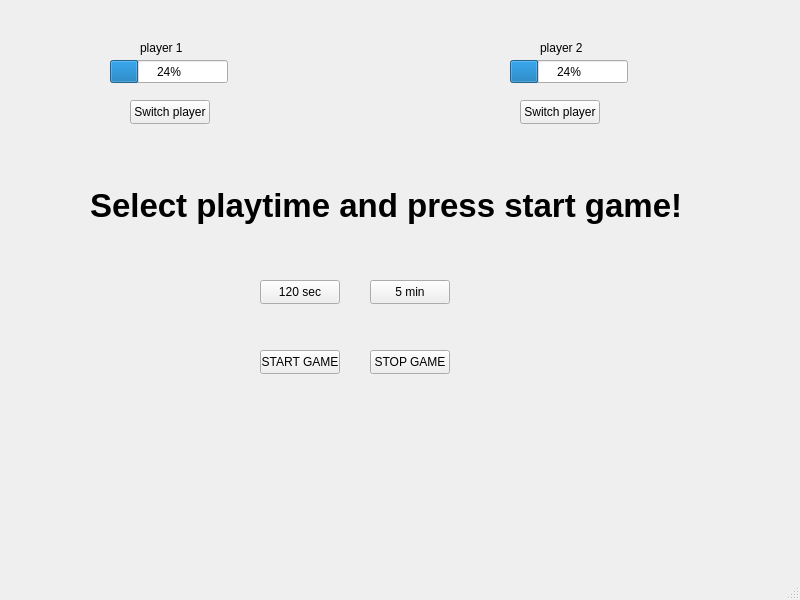
<?xml version="1.0" encoding="UTF-8"?>
<ui version="4.0">
 <class>MainWindow</class>
 <widget class="QMainWindow" name="MainWindow">
  <property name="geometry">
   <rect>
    <x>0</x>
    <y>0</y>
    <width>800</width>
    <height>600</height>
   </rect>
  </property>
  <property name="windowTitle">
   <string>MainWindow</string>
  </property>
  <widget class="QWidget" name="centralwidget">
   <widget class="QPushButton" name="fiveMin">
    <property name="geometry">
     <rect>
      <x>370</x>
      <y>280</y>
      <width>80</width>
      <height>24</height>
     </rect>
    </property>
    <property name="text">
     <string>5 min</string>
    </property>
   </widget>
   <widget class="QPushButton" name="twoMin">
    <property name="geometry">
     <rect>
      <x>260</x>
      <y>280</y>
      <width>80</width>
      <height>24</height>
     </rect>
    </property>
    <property name="text">
     <string>120 sec</string>
    </property>
   </widget>
   <widget class="QPushButton" name="player1Switch">
    <property name="geometry">
     <rect>
      <x>130</x>
      <y>100</y>
      <width>80</width>
      <height>24</height>
     </rect>
    </property>
    <property name="text">
     <string>Switch player</string>
    </property>
   </widget>
   <widget class="QPushButton" name="startGame">
    <property name="geometry">
     <rect>
      <x>260</x>
      <y>350</y>
      <width>80</width>
      <height>24</height>
     </rect>
    </property>
    <property name="text">
     <string>START GAME</string>
    </property>
   </widget>
   <widget class="QProgressBar" name="player1Bar">
    <property name="geometry">
     <rect>
      <x>110</x>
      <y>60</y>
      <width>118</width>
      <height>23</height>
     </rect>
    </property>
    <property name="value">
     <number>24</number>
    </property>
   </widget>
   <widget class="QProgressBar" name="player2Bar">
    <property name="geometry">
     <rect>
      <x>510</x>
      <y>60</y>
      <width>118</width>
      <height>23</height>
     </rect>
    </property>
    <property name="value">
     <number>24</number>
    </property>
   </widget>
   <widget class="QPushButton" name="player2Switch">
    <property name="geometry">
     <rect>
      <x>520</x>
      <y>100</y>
      <width>80</width>
      <height>24</height>
     </rect>
    </property>
    <property name="text">
     <string>Switch player</string>
    </property>
   </widget>
   <widget class="QPushButton" name="stopGame">
    <property name="geometry">
     <rect>
      <x>370</x>
      <y>350</y>
      <width>80</width>
      <height>24</height>
     </rect>
    </property>
    <property name="text">
     <string>STOP GAME</string>
    </property>
   </widget>
   <widget class="QLabel" name="textLabel">
    <property name="geometry">
     <rect>
      <x>90</x>
      <y>170</y>
      <width>601</width>
      <height>71</height>
     </rect>
    </property>
    <property name="font">
     <font>
      <family>Arial</family>
      <pointsize>25</pointsize>
      <bold>true</bold>
     </font>
    </property>
    <property name="text">
     <string>Select playtime and press start game!</string>
    </property>
   </widget>
   <widget class="QLabel" name="label">
    <property name="geometry">
     <rect>
      <x>140</x>
      <y>40</y>
      <width>49</width>
      <height>16</height>
     </rect>
    </property>
    <property name="text">
     <string>player 1</string>
    </property>
   </widget>
   <widget class="QLabel" name="label_2">
    <property name="geometry">
     <rect>
      <x>540</x>
      <y>40</y>
      <width>49</width>
      <height>16</height>
     </rect>
    </property>
    <property name="text">
     <string>player 2</string>
    </property>
   </widget>
  </widget>
  <widget class="QMenuBar" name="menubar">
   <property name="geometry">
    <rect>
     <x>0</x>
     <y>0</y>
     <width>800</width>
     <height>21</height>
    </rect>
   </property>
  </widget>
  <widget class="QStatusBar" name="statusbar"/>
 </widget>
 <resources/>
 <connections/>
</ui>
